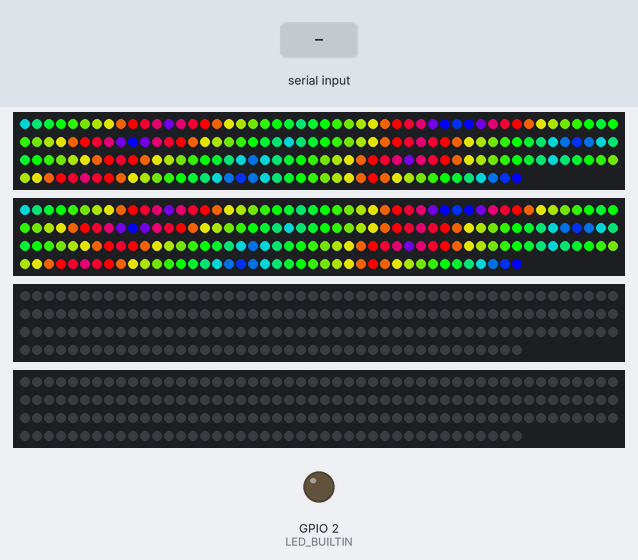
The program below on a simulated ESP32. On the bench: 4 × 192 RGB LEDs in strip order, left to right, continuing on the next row, output pins drawn as LEDs (lit = HIGH). The test bench sets the inputs (shaded band). Colours are those a GRB WS2812 strip shows for the declared byte order; random numbers use the default seed unless the program sets one; nothing arrives over Bluetooth unless stated.

Above: at 1.2 s.
1.3 s: "l" received over the second serial link
At 1.73 s:
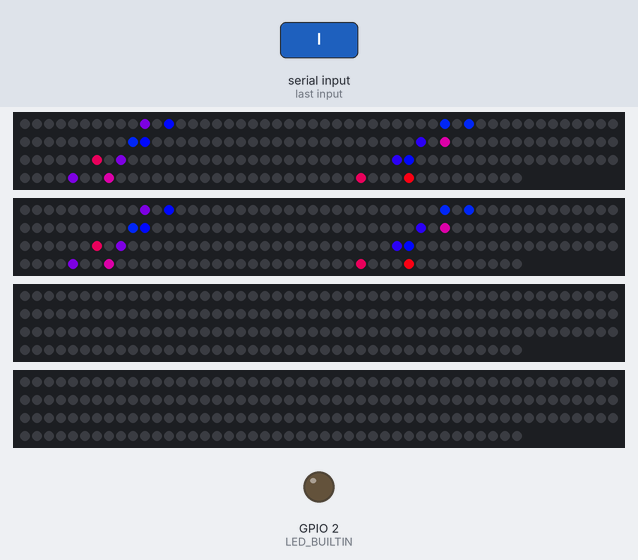
3.9 s: "p" received over the second serial link
At 4.07 s:
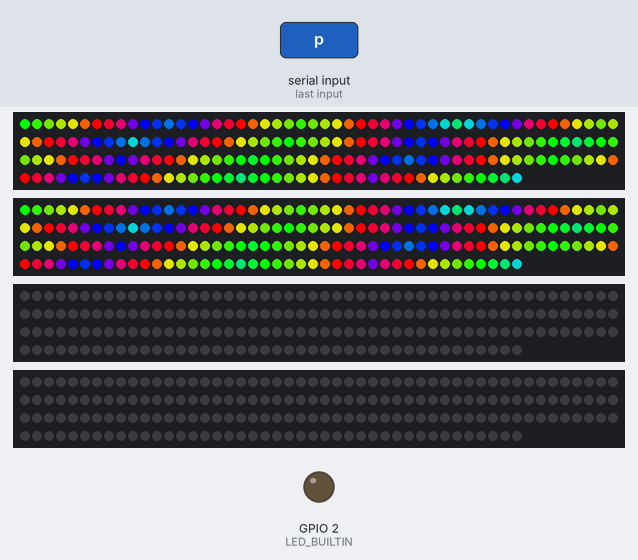
5.7 s: "m" received over the second serial link
At 6.9 s:
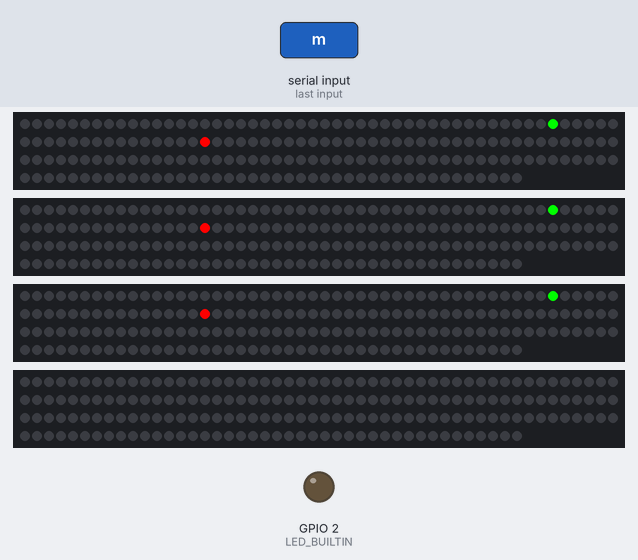
7.3 s: "l" received over the second serial link
At 7.46 s:
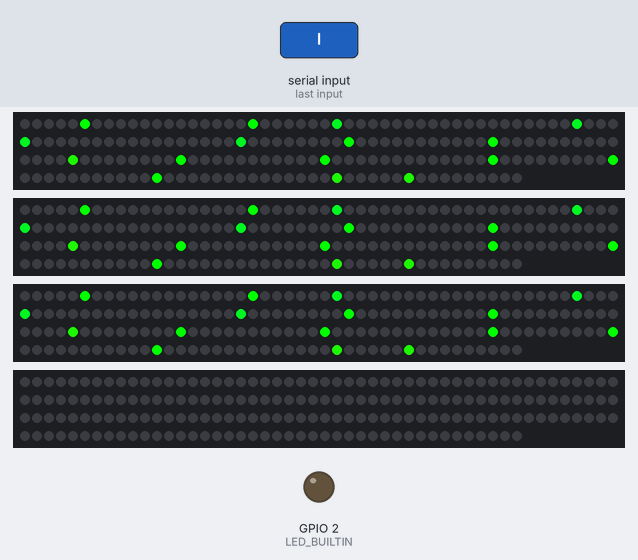
9.7 s: "p" received over the second serial link
At 9.91 s:
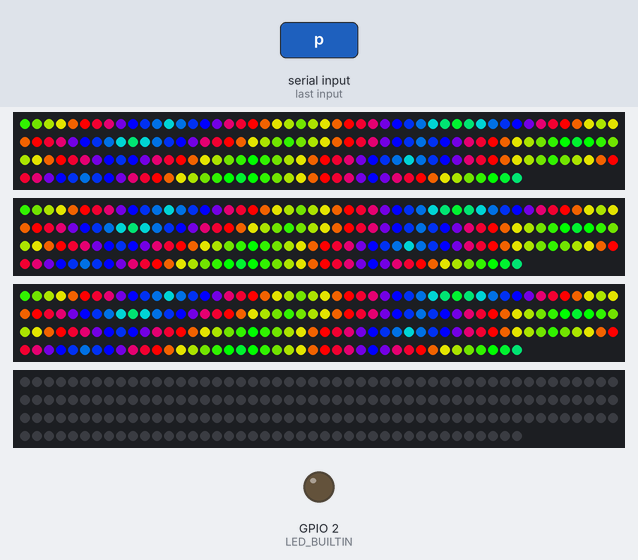
11.5 s: "m" received over the second serial link
At 12.8 s:
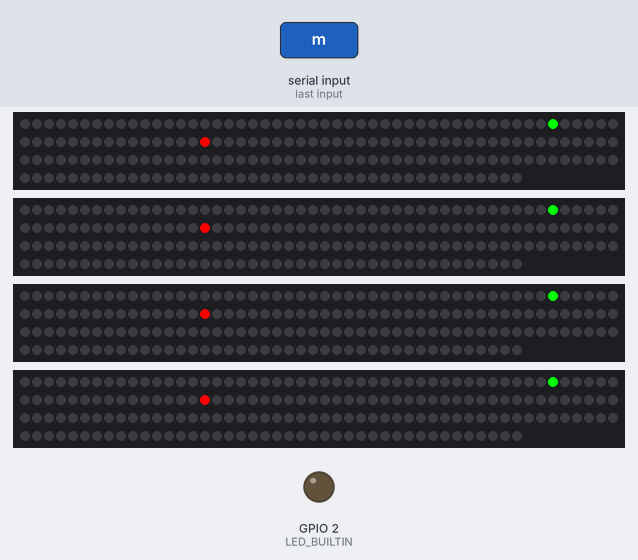
Timing chart, 0 to 14.1 s (numbered marks = the images above; inputs shaded):
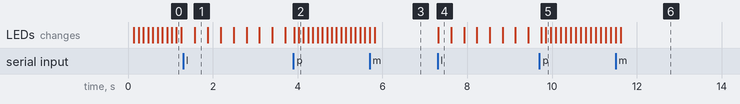

The program:

main.cpp
```cpp
#include <Arduino.h>
#include <FastLED.h>
#include "BluetoothSerial.h"

#define LED_COUNT 192
#define PIN_COLUMN1 13
#define COLUMN_HEIGHT 12
#define COLUMN_WIDTH 4
#define MAX_SNAKE_LENGTH 18

#if !defined(CONFIG_BT_ENABLED) || !defined(CONFIG_BLUEDROID_ENABLED)
#error Bluetooth is not enabled! Please run `make menuconfig` to and enable it
#endif

BluetoothSerial SerialBT;

CRGB leds1[LED_COUNT];

enum Mode { RAINBOW, WAVE, SNAKE };
Mode mode = RAINBOW;  // Default mode
char input;

struct Position {
    uint8_t x;
    uint8_t y;
    uint8_t z;
};

void rainbowLoop();
void waveLoop();
void snakeLoop();


//Zmienne snake
Position snake[MAX_SNAKE_LENGTH] = {{2, 2, 6}};
uint8_t snake_length = 1;
CRGB snake_color;
CRGB food_color;
CRGB background_color;
Position food = {3, 3, 3};

void getDirection();
void init();
void setLed(uint8_t x, uint8_t y, uint8_t z, CRGB color);
void setLed(Position pos, CRGB color);
void setAllLEDs(CRGB color);
void blink();
void generateFood();
char ReadBT();
void Init();

void drawWave(float time);
void setLed(uint8_t x, uint8_t y, uint8_t z, CRGB color);

CHSV getRainbowColor(uint8_t position);

void setup() {
    Serial.begin(9600);
    SerialBT.begin("LEDcube");

    FastLED.addLeds<WS2812, PIN_COLUMN1, RGB>(leds1, LED_COUNT);
    memset(leds1, 0, LED_COUNT * sizeof(CRGB));  // Clear all LEDs
    FastLED.show();

    pinMode(LED_BUILTIN, OUTPUT);
    digitalWrite(LED_BUILTIN, LOW);
    Init();
}

void loop() {
    if (SerialBT.available() > 0) {
        input = SerialBT.read();

    switch (input) {
        case 'p':  // Switch to rainbow mode
            mode = RAINBOW;
            break;
        case 'l':  // Switch to wave mode
            mode = WAVE;
            break;
        case 'm':  // Switch to snake mode
            mode = SNAKE;
            Init();
            break;
        }
    }

    switch (mode) {
        case RAINBOW:
            rainbowLoop();
            break;
        case WAVE:
            waveLoop();
            break;
        case SNAKE:
            snakeLoop();
            break;
    }


}

void rainbowLoop() {
    static uint8_t offset = 0;

    // Clear all LEDs
    setAllLEDs(CRGB::Black);

    // Set LEDs with a rainbow wave
    for (uint8_t x = 0; x < COLUMN_WIDTH; x++) {
        for (uint8_t y = 0; y < COLUMN_WIDTH; y++) {
            for (uint8_t z = 0; z < COLUMN_HEIGHT; z++) {
                uint8_t colorPosition = (x + y + z + offset) % 256;
                setLed(x, y, z, getRainbowColor(colorPosition));
            }
        }
    }

    FastLED.show();
    offset++;
    delay(100); // Update rate
}

void waveLoop() {
    static float time = 0;
    drawWave(time);
    FastLED.show();
    delay(10); // Update rate
    time += 0.15; // Increment time for wave animation
}

void snakeLoop() {
        if (SerialBT.available()>0) {
        char x = ReadBT();
        Serial.println(x);

        Position new_head = snake[0];
        switch (x) {
            case 'w':
                new_head.y++;
                break;
            case 'a':
                new_head.x--;
                break;
            case 's':
                new_head.y--;
                break;
            case 'd':
                new_head.x++;
                break;
            case 'e':
                new_head.z++;
                break;
            case 'q':
                new_head.z--;
                break;
            case 'p':
                input = x;
                mode = RAINBOW;
                break;
            case 'l':
                input = x;
                mode = WAVE;
                break;
        }

        // Check for collision with walls
        if (new_head.x >= COLUMN_WIDTH || new_head.y >= COLUMN_WIDTH || new_head.z >= COLUMN_HEIGHT || new_head.x < 0 || new_head.y < 0 || new_head.z < 0) {
            setAllLEDs(food_color);
            FastLED.show();
            delay(1000);
            Init();
            return;
        }

        // Check for collision with self
        for (uint8_t i = 0; i < snake_length; i++) {
            if (new_head.x == snake[i].x && new_head.y == snake[i].y && new_head.z == snake[i].z) {
                setAllLEDs(food_color);
                FastLED.show();
                delay(1000);
                Init();
                return;
            }
        }

        // Move the snake
        for (uint8_t i = snake_length; i > 0; i--) {
            snake[i] = snake[i - 1];
        }
        snake[0] = new_head;

        // Check if food is eaten
        if (new_head.x == food.x && new_head.y == food.y && new_head.z == food.z) {
            if (snake_length < MAX_SNAKE_LENGTH) {
                snake_length++;
            }
            generateFood();
        }

        setAllLEDs(background_color);
        for (uint8_t i = 0; i < snake_length; i++) {
            // Generate a gradient from dark green (head) to lighter green (tail)
            uint8_t green_intensity = (i * (255 / MAX_SNAKE_LENGTH));
            CRGB current_color = CRGB(green_intensity, 255, green_intensity);
            setLed(snake[i], current_color);
        }
        setLed(food, food_color);
        FastLED.show();
    }
}

char ReadBT() {
    if (SerialBT.available()>0) {
        for(;;) {
            char x = SerialBT.read();
            if (x == 'w' || x == 'a' || x == 's' || x == 'd' || x == 'e' || x == 'q' || x == 'p' || x == 'l' || x == 'm') {
                return x;
            }
        }
    }
    return ' ';
}

void setLed(Position pos, CRGB color) {
    uint8_t var;
    uint8_t var2;

    pos.x = pos.x % COLUMN_WIDTH;
    pos.y = pos.y % COLUMN_WIDTH;
    pos.z = pos.z % COLUMN_HEIGHT + 1;

    var2 = pos.y % 2;
    if (var2 == 1) {
        pos.x = COLUMN_WIDTH - pos.x - 1;
    }

    var = pos.y * COLUMN_HEIGHT * COLUMN_WIDTH + pos.x * COLUMN_HEIGHT;
    var2 = (var / COLUMN_HEIGHT) % 2;
    if (var2 == 1) {
        pos.z = COLUMN_HEIGHT - pos.z + 1;
    }

    uint8_t diode = LED_COUNT - (pos.y * COLUMN_HEIGHT * COLUMN_WIDTH + pos.x * COLUMN_HEIGHT + pos.z);
    leds1[diode] = color;
}

void setAllLEDs(CRGB color) {
    for(int i = 0; i < LED_COUNT; i++) {
        leds1[i] = color;
    }
}

void blink() {
    digitalWrite(LED_BUILTIN, HIGH);
    delay(100);
    digitalWrite(LED_BUILTIN, LOW);
}

void generateFood() {
    food.x = random(0, COLUMN_WIDTH);
    food.y = random(0, COLUMN_WIDTH);
    food.z = random(0, COLUMN_HEIGHT);
    setLed(food, food_color);
}

void Init() {
    snake_length = 1;
    digitalWrite(LED_BUILTIN, LOW);
    FastLED.addLeds<WS2812, PIN_COLUMN1, RGB>(leds1, LED_COUNT);
    background_color = CRGB(0x00, 0x00, 0x00);
    snake_color = CRGB(0x00, 0xFF, 0x00);
    food_color = CRGB(0xFF, 0x00, 0x00);
    setAllLEDs(background_color);
    setLed(snake[0], snake_color);
    setLed(food, food_color);
    FastLED.show();
}

CHSV getRainbowColor(uint8_t position) {
    return CHSV(position * 16, 255, 255);
}

void setLed(uint8_t x, uint8_t y, uint8_t z, CRGB color) {
    Position pos = {x, y, z};
    setLed(pos, color);
}

void drawWave(float time) {
    setAllLEDs(CRGB::Black); // Clear all LEDs before drawing the wave

    for (uint8_t x = 0; x < COLUMN_WIDTH; x++) {
        for (uint8_t y = 0; y < COLUMN_WIDTH; y++) {
            for (uint8_t z = 0; z < COLUMN_HEIGHT; z++) {
                // Calculate the wave position and color
                float wave = (sin((x + time) * 0.5) + sin((y + time) * 0.5));
                uint8_t waveHeight = (wave + 2) * 3; // Adjust wave height for better visibility
                if (waveHeight == z) {
                    // Set color based on position for a gradient effect
                    CRGB color = CHSV((x * 10 + y * 10 + z * 10 + int(time * 10)) % 255, 255, 255);
                    setLed(x, y, z, color);
                }
            }
        }
    }
}
```

Measured:
- after the input at 7.3 s, the LEDs: change at once (image 4)
